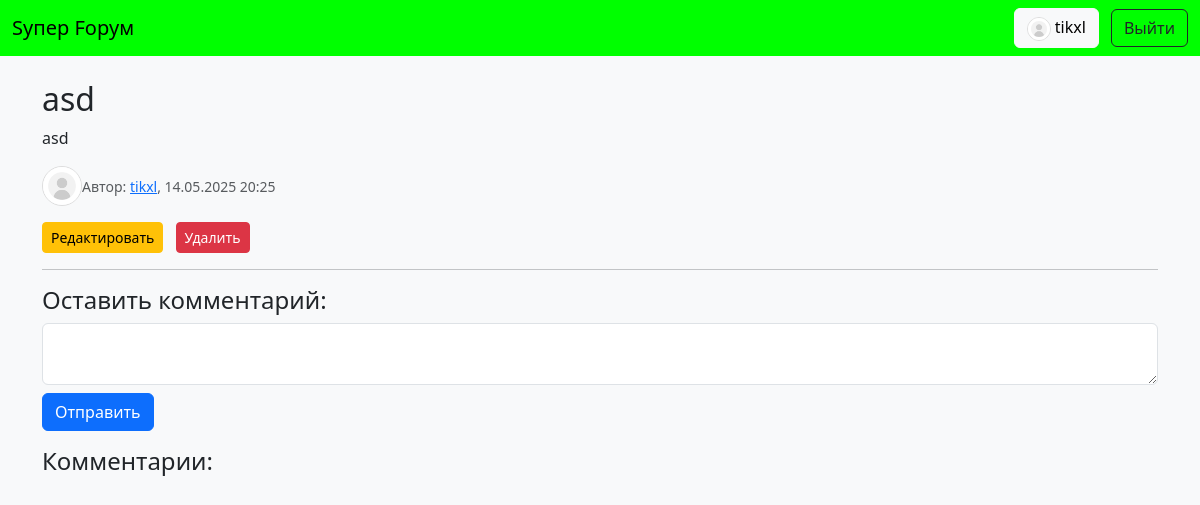
Before: /post/1 (signed in) with the older database file.
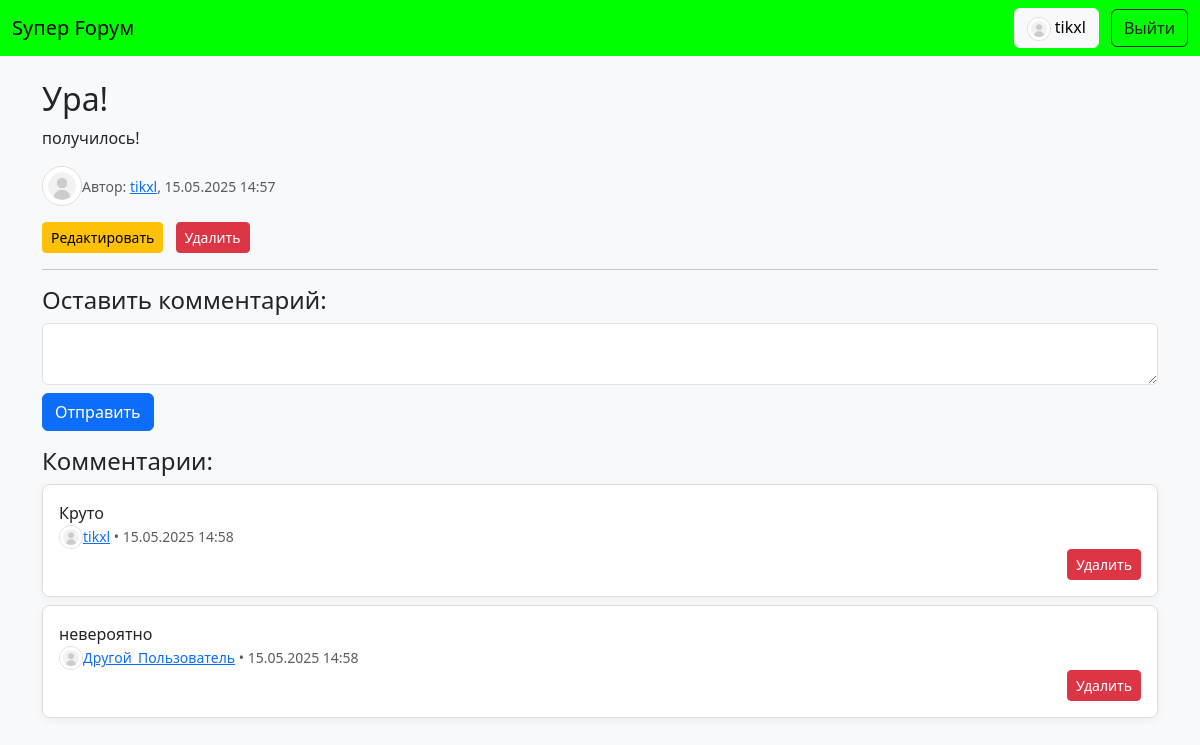
After: the same page with the newer database file.
### app.py (models this page shows)
class Post(db.Model):
    id = db.Column(db.Integer, primary_key=True)
    title = db.Column(db.String(200), nullable=False)
    content = db.Column(db.Text, nullable=False)
    date = db.Column(db.DateTime, default=datetime.utcnow)
    user_id = db.Column(db.Integer, db.ForeignKey('user.id'), nullable=False)

class Comment(db.Model):
    id = db.Column(db.Integer, primary_key=True)
    content = db.Column(db.Text, nullable=False)
    date = db.Column(db.DateTime, default=datetime.utcnow)
    user_id = db.Column(db.Integer, db.ForeignKey('user.id'), nullable=False)
    post_id = db.Column(db.Integer, db.ForeignKey('post.id'), nullable=False)

class User(UserMixin, db.Model):
    id = db.Column(db.Integer, primary_key=True)
    username = db.Column(db.String(80), unique=True, nullable=False)
    password = db.Column(db.String(120), nullable=False)
    avatar = db.Column(db.String(255))
    description = db.Column(db.Text)
    is_admin = db.Column(db.Boolean, default=False)
    posts = db.relationship('Post', backref='author', lazy=True)
    comments = db.relationship('Comment', backref='author', lazy=True)

### app.py (the view)
@app.route('/post/<int:post_id>', methods=['GET', 'POST'])
def view_post(post_id):
    post = Post.query.get_or_404(post_id)
    form = CommentForm()
    if form.validate_on_submit():
        comment = Comment(content=form.content.data, user_id=current_user.id, post_id=post_id)
        db.session.add(comment)
        db.session.commit()
        return redirect(url_for('view_post', post_id=post_id))
    comments = Comment.query.filter_by(post_id=post_id).order_by(Comment.date.asc()).all()
    return render_template('post.html', post=post, comments=comments, form=form)

### app.py
class CommentForm(FlaskForm):
    content = TextAreaField('Комментарий', validators=[DataRequired()])

### app.py (called while the page is built)
@login_manager.user_loader
def load_user(user_id):
    return User.query.get(int(user_id))

### templates/post.html (shortened to what this page needs)
{% extends "base.html" %}
{% block content %}
<h2>{{ post.title }}</h2>
<p>{{ post.content }}</p>
<div class="d-flex align-items-center mb-3">
    <img src="{{ url_for('static', filename=post.author.avatar) }}" alt="avatar" width="40" class="rounded-circle">
    <small class="text-muted">
        Автор:
        <a href="{{ url_for('profile', user_id=post.author.id) }}">{{ post.author.username }}</a>,
        {{ post.date.strftime('%d.%m.%Y %H:%M') }}
    </small>
</div>
{% if current_user.is_authenticated and (current_user.id == post.author.id or current_user.is_admin) %}
<div class="mt-3">
        <a href="{{ url_for('edit_post', post_id=post.id) }}" class="btn btn-sm btn-warning me-2">Редактировать</a>
        <a href="{{ url_for('delete_post', post_id=post.id) }}" class="btn btn-sm btn-danger">Удалить</a>
    </div>
{% endif %}
<hr>
{% if current_user.is_authenticated %}
    <h4>Оставить комментарий:</h4>
    <form method="POST" class="mb-3">
        {{ form.content(class="form-control") }}
        <button type="submit" class="btn btn-primary mt-2">Отправить</button>
    </form>
{% else %}
    <p><a href="{{ url_for('login') }}">Войдите</a>, чтобы оставлять комментарии.</p>
{% endif %}
<h4>Комментарии:</h4>
{% for comment in comments %}
<div class="card mb-2">
    <div class="card-body">
        {{ comment.content }}
        <br>
        <div class="d-flex align-items-center">
            <img src="{{ url_for('static', filename=current_user.avatar) }}" alt="avatar" width="24" class="rounded-circle">
            <small class="text-muted">
                <a href="{{ url_for('profile', user_id=comment.author.id) }}">{{ comment.author.username }}</a> •
                {{ comment.date.strftime('%d.%m.%Y %H:%M') }}
            </small>
        </div>
        {% if current_user.is_authenticated and (current_user.id == post.author.id or current_user.is_admin) %}
            <a href="{{ url_for('delete_comment', comment_id=comment.id, post_id=post.id) }}" class="btn btn-sm btn-danger float-end">Удалить</a>
        {% endif %}
    </div>
</div>
{% endfor %}
{% endblock %}

Changed rows visible on the page:
changed Post: title "asd" → "Ура!"; content "asd" → "получилось!"; date "14.05.2025 20:25" → "15.05.2025 14:57"
added Comment: content "Круто", avatar (picture), author.username "tikxl", date "15.05.2025 14:58"
added Comment: content "невероятно", avatar (picture), author.username "Другой_Пользователь", date "15.05.2025 14:58"
